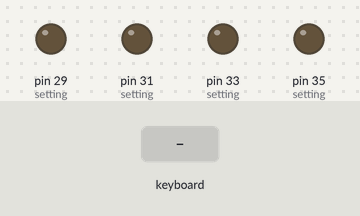
Bench run of a program on a simulated Raspberry Pi (header pin numbers). On the bench: output pins drawn as LEDs (lit = HIGH). The test bench sets the inputs (shaded band). The full-screen text the program places in the terminal is not drawn; pins used as bus, display or sensor lines are not drawn; what the program prints to the terminal is not drawn.

Above: at 1.2 s.
1.3 s: key left typed on the keyboard
At 1.9 s:
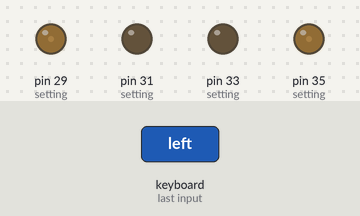
2.8 s: key up typed on the keyboard
At 4.0 s:
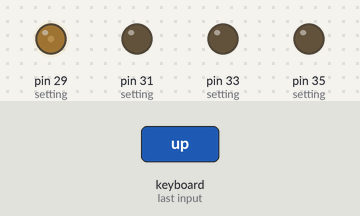
4.3 s: key right typed on the keyboard
At 5.3 s:
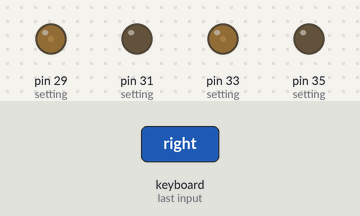
5.8 s: key right typed on the keyboard
At 6.5 s:
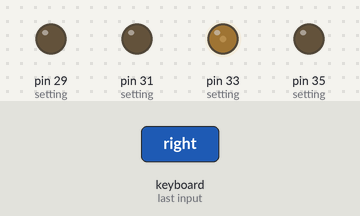
7.3 s: key up typed on the keyboard
At 7.6 s:
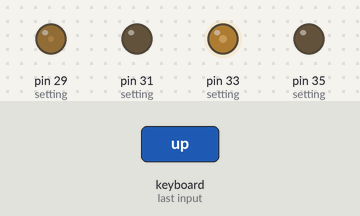
Timing chart, 0 to 9.8 s (numbered marks = the images above; inputs shaded):
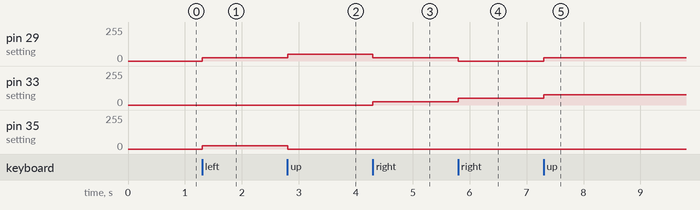

Measured:
- after the input at 1.3 s, pin 29 (setting), pin 35 (setting): 0/255 → 26/255 at once
- after the input at 2.8 s, pin 29 (setting): 26/255 → 51/255 at once; pin 35 (setting): 26/255 → 0/255 at once
- after the input at 4.3 s, pin 29 (setting): 51/255 → 26/255 at once; pin 33 (setting): 0/255 → 26/255 at once
- after the input at 5.8 s, pin 29 (setting): 26/255 → 0/255 at once; pin 33 (setting): 26/255 → 51/255 at once
- after the input at 7.3 s, pin 29 (setting): 0/255 → 26/255 at once; pin 33 (setting): 51/255 → 77/255 at once

The program:

key_drive.py
```python
#!/usr/bin/python

from tank.gpio_setting import GPIOSetting
from tank.connected_pin import ConnectedPin
from tank.wheel import Wheel
from tank.tank_driver import TankDriver

import time
import curses


class KeyControl:

    @staticmethod
    def Initialize():
        KeyControl.screen = curses.initscr()
        curses.noecho()
        curses.cbreak()
        KeyControl.screen.nodelay(True)    ##
        KeyControl.screen.keypad(True)

    @staticmethod
    def Finalize():
        curses.nocbreak()
        KeyControl.screen.keypad(0)
        curses.echo()
        curses.endwin()


class KeyDrive:
    @staticmethod
    def Initialize():
        KeyControl.Initialize()

        GPIOSetting.Initialize()
        setting = GPIOSetting.setting

        leftPhasePin = ConnectedPin(setting.leftPhase)
        leftEnablePin = ConnectedPin(setting.leftEnable)
        rightPhasePin = ConnectedPin(setting.rightPhase)
        rightEnablePin = ConnectedPin(setting.rightEnable)

        left = Wheel( leftPhasePin, leftEnablePin )
        right = Wheel( rightPhasePin, rightEnablePin )
        #KeyDrive.tank = TankDriver( left, right )


        def on_accel(left_rate, right_rate):
            left.Accel(left_rate)
            right.Accel(right_rate)


        def on_brake():
            left.Free()
            right.Free()

        KeyDrive.tank = TankDriver( on_accel, on_brake )

    @staticmethod
    def _Routine():
        char = KeyControl.screen.getkey()
        if char == ord('q'):
            isQuit = True
            return isQuit

    @staticmethod
    def Routine():
        char = KeyControl.screen.getch()
        if char == ord('q'):
            isQuit = True
            return isQuit

        elif char == curses.KEY_LEFT:
            KeyControl.screen.clear()
            KeyDrive.tank.TurnLeft()
            KeyControl.screen.addstr(10,0,'left : ' + KeyDrive.tank.powerText)
        elif char == curses.KEY_RIGHT:
            KeyControl.screen.clear()
            KeyDrive.tank.TurnRight()
            KeyControl.screen.addstr(10,0,'right : '+ KeyDrive.tank.powerText)
        elif char == curses.KEY_UP:
            KeyControl.screen.clear()
            KeyDrive.tank.Fore()
            KeyControl.screen.addstr(10,0,'up : '+ KeyDrive.tank.powerText)
        elif char == curses.KEY_DOWN:
            KeyControl.screen.clear()
            KeyDrive.tank.Back()
            KeyControl.screen.addstr(10,0,'down : '+ KeyDrive.tank.powerText)
        elif char == ord(' '):  # space key
            KeyControl.screen.clear()
            KeyDrive.tank.Brake()
            KeyControl.screen.addstr(10,0,'stop : '+ KeyDrive.tank.powerText)

        message = '''
==== manual ======
Allow key : Tank will move. fore, back, turn left, turn right.
Space key : emagency brake
'q' key : quit the application
'''
        KeyControl.screen.addstr(0,0,message)

    @staticmethod
    def Finalize():
        KeyControl.Finalize()
        GPIOSetting.Finalize()


if __name__ == "__main__":

    try:
        KeyDrive.Initialize()


        while True:
            isQuit = KeyDrive.Routine()
            if isQuit:
                break
            time.sleep(0.01)

    finally:
        KeyDrive.Finalize()
```

gpio_setting.py
```python
#!/usr/bin/python

import RPi.GPIO as GPIO
import time

class GPIOSetting:

    def __init__(self, leftPhase,leftEnable, rightPhase, rightEnable):
        self.leftPhase=leftPhase
        self.leftEnable=leftEnable
        self.rightPhase=rightPhase
        self.rightEnable=rightEnable
        self.pwms = [leftPhase,leftEnable, rightPhase, rightEnable]

        for pwm in self.pwms:
            pwm.start(0)    # minimum On when low frequency
        print ('pwm initialized')
        #pwm.stop()

    @staticmethod
    def Initialize():
        GPIO.setmode(GPIO.BOARD)

        # 37	out     vcc immediate

        # 35	out	B Enable2
        # 33	out	B Phase1

        # 31	out	A Enable2
        # 29	out	A Phase1

        vccPin= 37
        leftWheelPins = [33,35]
        rightWheelPins = [29,31]
        GPIO.setup( vccPin, GPIO.OUT )
        GPIO.setup( leftWheelPins, GPIO.OUT )
        GPIO.setup( rightWheelPins, GPIO.OUT )

        GPIO.output( vccPin, True )

        GPIOSetting.setting = GPIOSetting(GPIO.PWM(33,100),GPIO.PWM(35,100),GPIO.PWM(29,100),GPIO.PWM(31,100))

    @staticmethod
    def Finalize():
        GPIO.cleanup()  # Segmentation faultl
        print ('GPIO.cleanup()')

    @staticmethod
    def test():
        print ('pwm left')
        time.sleep(1)
        GPIOSetting.setting.leftPhase.ChangeDutyCycle(20)
        time.sleep(1)
        GPIOSetting.setting.leftPhase.ChangeDutyCycle(66)
        time.sleep(1)
        GPIOSetting.setting.leftPhase.ChangeDutyCycle(99)


###################################
#if __name__ == "__main__":
#    try:
#        GPIOSetting.Initialize()
#        GPIOSetting.test()


#    finally:
#        GPIOSetting.Finalize()
```

connected_pin.py
```python
import RPi.GPIO

class ConnectedPin:

    def __init__(self, pwm):
        self.pwm = pwm
        self._duty = 0.0

    @property
    def isEmitting(self):
        return self.duty != 0.0

    @property
    def duty(self):
        return self._duty

    def Emit(self, rate):

        if rate < 0:
            rate = 0
        if rate > 1:
            rate = 1

        self._duty = rate
        self.pwm.ChangeDutyCycle(rate * 100)

    def Stop(self):
        self.Emit( 0.0 )

class DummyPwm:
    def ChangeDutyCycle(self,rate) :
        self.rate = rate
```

wheel.py
```python
import math
#from ConnectedPin import *

class Wheel:

#    @property
#    def isAccelerate(self):
#        return ( self.phasePin.Enabled and not self.enablePin.Enabled )

#    @property
#    def isReverseAccelerate( self ):
#        return ( not self.phasePin.Enabled and self.enablePin.Enabled )

    # return -1 ~ 1
    @property
    def duty(self):
        return self.phasePin.duty - self.enablePin.duty

    def __init__( self,  phasePin,  enablePin ):
        self.phasePin = phasePin
        self.enablePin = enablePin

    def Free(self):
        self.phasePin.Stop()
        self.enablePin.Stop()

    # allow -1 ~ 1
    def Accel(self,duty):
        if duty==0:
            self.Free()
        elif duty < 0:
            self.__BackAccel( math.fabs(duty))
        else:
            self.__ForeAccel( math.fabs(duty))

    # allow 0-1
    def __ForeAccel(self,duty):
        self.phasePin.Emit(duty)
        self.enablePin.Stop()

    #allow 0-1
    def __BackAccel(self,duty):
        self.phasePin.Stop()
        self.enablePin.Emit(duty)

#    def Brake(self):
#        self.phasePin.Enabled = True
#        self.enablePin.Enabled = True
```

tank_driver.py
```python
#import Throttle
from . import throttle # OK when key_drive
#from throttle import Throttle # NG when key_drive
#from .throttle import Throttle # OK when key_drive

class TankDriver:
    # DualWheelPwmDriver dualWheel
    # Throttle leftThrottle
    # Throttle rightThrottle

    @property
    def powerText(self):
        return "{0}:{1}".format( self.leftThrottle.level, self.rightThrottle.level)

    @property
    def isFore(self):
        return (self.leftThrottle.level + self.rightThrottle.level) > 0

    @property
    def isBack(self):
        return (self.leftThrottle.level + self.rightThrottle.level) < 0


    @property
    def isLeft(self):
        return (self.leftThrottle.level < self.rightThrottle.level);

    @property
    def isRight(self):
        return (self.leftThrottle.level > self.rightThrottle.level)

    @property
    def throttleAverage(self):
        # need kiriage
        return int((self.leftThrottle.level + self.rightThrottle.level) / 2.0)

    '''
    def __init__( self, leftWheel, rightWheel ):
        self.leftWheel = leftWheel
        self.rightWheel = rightWheel
        self.leftThrottle = throttle.Throttle()
        self.rightThrottle = throttle.Throttle()
    '''

    def __init__( self, on_accel, on_brake ):
        #self.leftWheel = leftWheel
        #self.rightWheel = rightWheel
        self.leftThrottle = throttle.Throttle()
        self.rightThrottle = throttle.Throttle()
        self.on_accel = on_accel
        self.on_brake = on_brake


    def ApplyAccel(self, left_rate, right_rate):
        #self.leftWheel.Accel(left_rate)
        #self.rightWheel.Accel(right_rate)
        self.on_accel(left_rate, right_rate)

    def Brake(self):
        self.leftThrottle.Reset ()
        self.rightThrottle.Reset ()
        #self.leftWheel.Free()
        #self.rightWheel.Free()
        self.on_brake()

    def Fore(self):
        if (self.isBack) :
            self.Brake ()
            return

        self.leftThrottle.StepUp ()
        self.rightThrottle.StepUp ()
        self.ApplyAccel(self.leftThrottle.rate, self.rightThrottle.rate)


    def Back(self):
        if (self.isFore) :
            self.Brake ()
            return

        self.leftThrottle.StepDown ()
        self.rightThrottle.StepDown ()
        self.ApplyAccel(self.leftThrottle.rate, self.rightThrottle.rate)

    def TurnLeft(self):
        if (self.isRight) :
            self.leftThrottle.level = self.throttleAverage
            self.rightThrottle.level = self.throttleAverage
        else :
            self.leftThrottle.StepDown ();
            self.rightThrottle.StepUp ();

        self.ApplyAccel(self.leftThrottle.rate, self.rightThrottle.rate)

    def TurnRight(self):
        if (self.isLeft):
            self.leftThrottle.level = self.throttleAverage
            self.rightThrottle.level = self.throttleAverage
        else :
            self.leftThrottle.StepUp ()
            self.rightThrottle.StepDown ()

        self.ApplyAccel(self.leftThrottle.rate, self.rightThrottle.rate)

    def __Log(self):
        left = self.leftThrottle.level
        right = self.rightThrottle.level

        print ("{0} / {1}", left.ToString (), right.ToString ());

if __name__ == "__main__":
    print('test')
```

throttle.py
```python
class Throttle:
    # has level
    # level -10 ~ 10
    # return rate -1.0 ~ 1.0

    def __init__(self):
        self.__level  = 0

    @property
    def level(self):
        return self.__level

    @level.setter
    def level(self, value):
        if (self.IsLimit (value)):
            return
        self.__level = value

    @property
    def rate(self):
        return float(self.level / 10.0);

    def Reset(self):
            self.level = 0

    def IsLimit( self, amount ):
        if (amount > 10):
            return True
        if (amount < -10):
            return True
        return False

    def StepUp(self):
            self.level+=1

    def StepDown(self):
            self.level-=1
```
